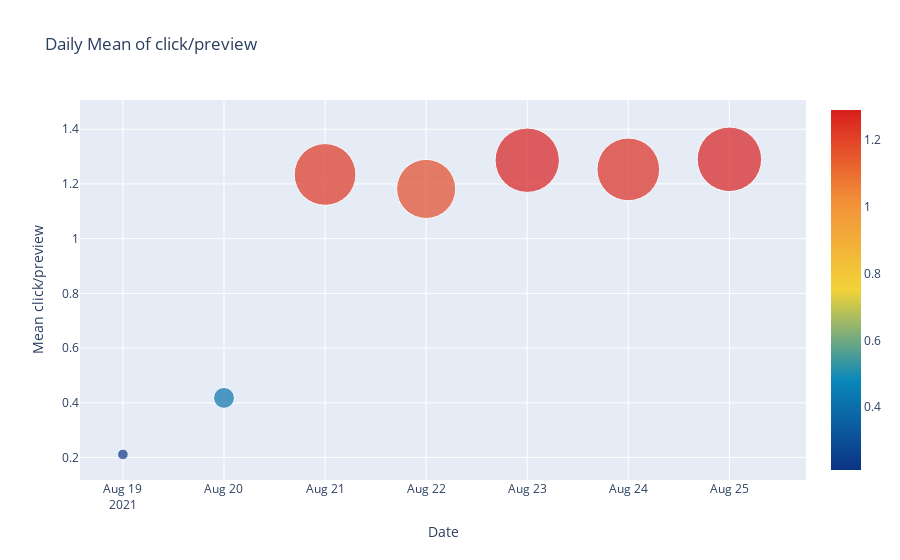

Source (notebook cell):
### Code cell
fig

### Figure 1 — Plotly figure (JSON) as saved in the notebook; plotly's stock layout.template omitted (floating-point values rounded to 4 significant figures)
{"data": [{"marker": {"color": [0.2116, 0.4181, 1.235, 1.182, 1.287, 1.253, 1.29], "colorscale": [[0, "rgb(12,51,131)"], [0.25, "rgb(10,136,186)"], [0.5, "rgb(242,211,56)"], [0.75, "rgb(242,143,56)"], [1, "rgb(217,30,30)"]], "showscale": true, "size": [10.58, 20.9, 61.73, 59.09, 64.33, 62.65, 64.5]}, "mode": "markers", "type": "scatter", "x": ["2021-08-19T00:00:00.000000000", "2021-08-20T00:00:00.000000000", "2021-08-21T00:00:00.000000000", "2021-08-22T00:00:00.000000000", "2021-08-23T00:00:00.000000000", "2021-08-24T00:00:00.000000000", "2021-08-25T00:00:00.000000000"], "y": [0.2116, 0.4181, 1.235, 1.182, 1.287, 1.253, 1.29]}], "layout": {"legend": {"orientation": "h"}, "title": {"text": "Daily Mean of click/preview"}, "xaxis": {"title": {"text": "Date"}}, "yaxis": {"title": {"text": "Mean click/preview"}}}}
